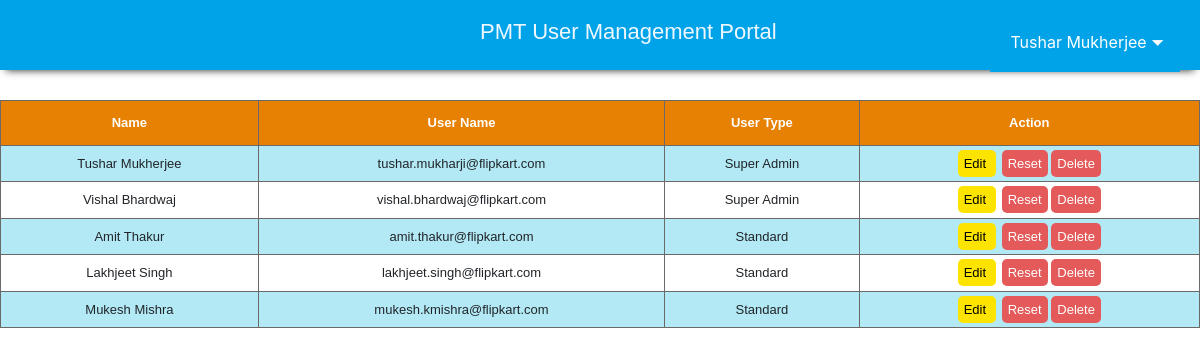
The page /admin/UserInfo (signed in) on the database its author committed.
### main.py (models this page shows, shortened)
class Users(db.Model,UserMixin):
    UserID=db.Column(db.String(80), primary_key=True)
    Name=db.Column(db.String(80), nullable=False)
    Password=db.Column(db.String(1000),nullable=False)
    Rights=db.Column(db.Integer,nullable=False)

### main.py (the view)
@app.route("/admin/UserInfo")
@login_required
def SU_userInfo():
    data=Users.query.all()
    url=getUrl()
    return render_template('SU_userInfo.html',user=current_user,data=data,safeUrl=url)

### AppFunc.py (called while the page is built)
def getUrl():
    characters = string.ascii_letters + string.digits + string.punctuation
    url = ''.join(random.choice(characters) for i in range(16))
    return url

### main.py (called while the page is built)
@login_manager.user_loader
def load_user(id):
    return Users.query.get(id)

### templates/SU_userInfo.html (shortened to what this page needs)
<!DOCTYPE html>
<head>
    <link rel="stylesheet" href="https://stackpath.bootstrapcdn.com/bootstrap/4.4.1/css/bootstrap.min.css">
</head>
<body>
    <div class="header">
        <div
            style="height: 100%; width: 300px; float: left;margin-left:40% ;color: aliceblue; font-size: 22px; font-family: 'Franklin Gothic Medium', 'Arial Narrow', Arial, sans-serif; padding-top: 5px;">
            PMT User Management Portal
        </div>
        <div class="dropdown" style="float:right;">
            <button class="dropbtn"> &nbsp;{{user.Name}} ⏷</button>
        </div>
    </div>
    <table id="data_table">
        <tr>
                <th>Name</th>
                <th>User Name</th>
                <th>User Type</th>
                <th>Action</th>
        </tr>
            {% for i in data %}
            {% set id1=i.UserID.split('.') %}
            {% set id=(id1[0]+id1[1]).split('@') %}
            <tr>
                <td>{{i.Name}}</td>
                <td>{{i.UserID}}</td>
                {% if  i.Rights==0%}
                <td>Standard</td>
                {% elif  i.Rights==1%}
                <td>Admin</td>
                {% elif  i.Rights==2%}
                <td>Super Admin</td>
                {% endif %}
                <td>
                    <a href="/admin/UserInfo/update/{{i.UserID}}" class="edit" data-toggle="modal" data-target="#modaledit{{id[0]}}"> Edit </a>
                    <a href="/admin/UserInfo/reset/{{i.UserID}}" class="delete" onclick="return confirm('New password will be sent on {{i.UserID}}')">Reset</a>
                    <a href="/admin/UserInfo/delete/{{i.UserID}}" class="delete" onclick="return confirm('Do you really want to DELETE?')">Delete</a>
                </td>
            </tr>
            {% endfor %}
      </table>
</body>
</html>

### templates/SU_userInfo.html (style rules this page uses)
.header { width: 100%; height: 70px; padding: 10px 0px 5px 0px; position: fixed; -webkit-box-shadow: 0 6px 8px -6px #222; -moz-box-shadow: 0 6px 8px -6px #222; box-shadow: 0 6px 8px -6px #222; background-color: rgb(0, 162, 232); top: 0; left: 0; }
.dropbtn { background-color: rgb(0, 162, 232); color: white; padding: 16px; font-size: 16px; border: none; cursor: pointer; }
.dropdown { position: relative; display: inline-block; margin-right: 20px; }
#data_table { font-family: Arial, Helvetica, sans-serif; border-collapse: collapse; font-size: 13px; width: 100%; margin-top: 100px; }
#data_table td, #data_table th { border: 1px solid rgb(107, 104, 104); padding: 8px; text-align: center; }
#data_table th { padding-top: 12px; padding-bottom: 12px; text-align: left; font-size: 13px; background-color: #e78104; color: white; border: 1px solid rgb(107, 104, 104);; text-align: center; }
#data_table tr:nth-child(even) { background-color: #b2e9f5; }
a.edit:link,a.edit:visited { background-color: #fde400; color: black; padding: 6px 6px; text-align: center; text-decoration: none; border-radius: 5px 5px 5px 5px; margin-right: 6px; }
a.delete:link,a.delete:visited { background-color: #e45959; color: white; padding: 6px 6px; text-align: center; text-decoration: none; border-radius: 5px 5px 5px 5px; }

### rows shown on the page
Users: Name "Tushar Mukherjee", UserID "tushar.mukharji@flipkart.com", Rights "Super Admin"
Users: Name "Vishal Bhardwaj", UserID "vishal.bhardwaj@flipkart.com", Rights "Super Admin"
Users: Name "Amit Thakur", UserID "amit.thakur@flipkart.com", Rights "Standard"
Users: Name "Lakhjeet Singh", UserID "lakhjeet.singh@flipkart.com", Rights "Standard"
Users: Name "Mukesh Mishra", UserID "mukesh.kmishra@flipkart.com", Rights "Standard"
